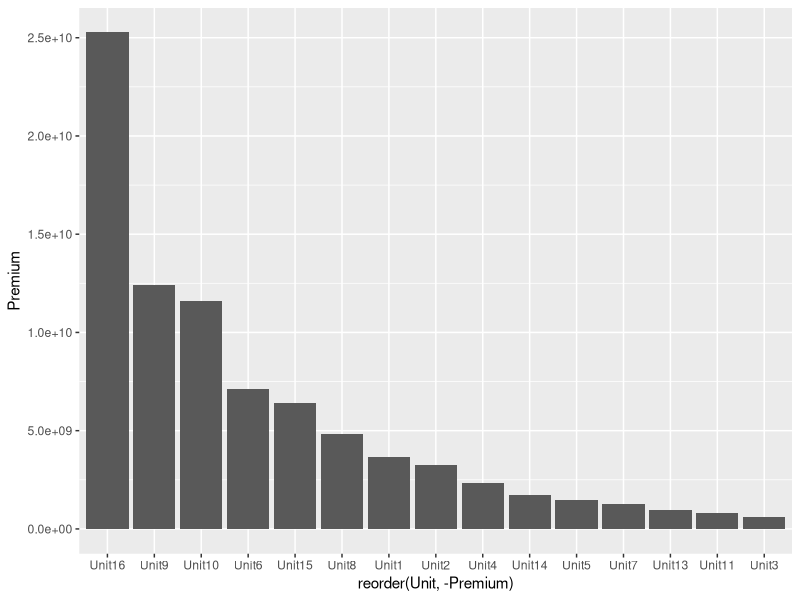

Reproduce this figure in R.
####### Data preparation for lesson 2 (KPI's, searching for bad looking portfolios) #####

# libraries
library(dplyr)
library(ggplot2)

# load data
dt_KPI_raw <- read.csv("data/lesson2_KPI.csv")

## what type of information we have? (column quick view)
# to have a quick overview of data use glimpse() function from dplyr


## its good to know what your data contains and what the columns means,
# usually Data Governance team could help you with this question,
# lets imagine we are aware what our columns means

## what the columns contains?
# the function summary() might help you to answer this


#### looking for defects in data ####
## are there any missings?
# try to find missings for specific column firstly
# can you generalize this process for whole dataset? can you utilize any kind of loop here?


## are there any non sense values? 
# what are not allowed vaules for specific columns? lets look individually
# be prepared to deal with continuous and categorical values as well


#### correction of defects ####
## what is the feasible way to repair missing values? 


## what is the feasible way to repair non sense values?

#### Visualization of Raw Data ####
### What makes sense to visualize/compare at visual sense for KPIs?

## Data Preparation for Vizualization
# Which Unit has collected the most Premium? 
dt_KPI_raw %>% 
  group_by(Unit) %>% 
  summarize(Premium = sum(Premium, na.rm = TRUE)) %>% 
  arrange(desc(Premium))

# Which Unit has spent the least Expenses? 


# Which Business of previous Unit has spent the most Expenses? 


## Basic Viz.
## Vizualize your findings on simple bar charts - ggplot2::geom_col()
# Which Unit has collected the most Premium? 
dt_KPI_raw %>% 
  group_by(Unit) %>% 
  summarize(Premium = sum(Premium, na.rm = TRUE),
            Expenses = sum(Expenses, na.rm = TRUE),
            Losses = sum(Losses, na.rm = TRUE)
  ) %>% 
  ggplot(aes(x = reorder(Unit, -Premium), y = Premium)) + 
  geom_col()

# Which Unit has spent the least Expenses? 


# Which Business of previous Unit has spent the most Expenses? 


# Bonus - Show all Costs Insurance Company has as a stacked bar for 
# Expenses and Losses grouped by Units


### Reflection (5 min) - write a short comment to your notes in repository on what do you think is the best and worst Unit performer.
# Feel free to do more data exploration.



################################################################################

#### Building KPIs ####
# Is there a better way to look into Losses/Expenses/Premium information?









#### Visualization of KPIs ####
### What makes sense to visualize/compare at visual sense for KPIs?

## Try to find answers on next questions using new KPIs terms you learned
# Which Unit looks bad in terms of Losses? 


# Which Unit looks pretty good in terms of Expenses? 


# Which Business of previous Unit looks bad in terms of Expenses? 


# Bonus - Make a stacked bar for Losses and Expenses using new KPIs term you learn. 
# Does it help you to explore something new?


### Reflection again (5 min) - write a short comment to your notes in repository on what do you think is 
# the best and worst Unit performer based on what have you learned recently.
# Feel free to do more data exploration.



################################################################################

#### UWR ####
# Is there even better way on how to look on portfolios? Previously we spoke about Ratios 
# and relative performances. Can you create something similar but as a absolute performance?
# How could be absolute performance defined?



# Which Unit looks pretty good in terms of UWR? 


# Which Business of previous Unit looks bad in terms of UWR? 


### Reflection again (5 min) - write a short comment to your notes in repository on what do you think is 
# the best and worst Unit performer based on what have you learned recently.
# Feel free to do more data exploration.



################################################################################

#### shiny ####
# where it makes sense to use dynamic range / create interactivity?

# Go to the root folder of the repository and type shiny::runApp() for running the Class Shiny app.
# Edit files shiny_tab2_content.R (as ui.R for lesson2) and shiny_tab2_server.R (as server.R for lesson2)